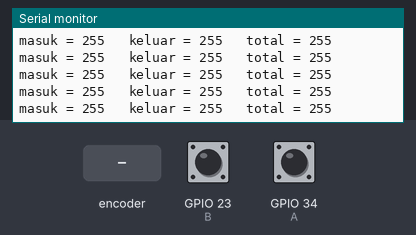
Bench run of a sketch on a simulated ESP32. Shown: the last lines printed to the serial monitor. Inputs (shaded band) come from the test bench; at power-on: GPIO 23 (B) HIGH, GPIO 34 (A) HIGH. WiFi joins after 1.5 s; servers stay silent unless stated; EEPROM starts erased.

Above: at 2.7 s.
2.8 s: rotary encoder on GPIO 34 (A) / GPIO 23 (B) turned 1 step (first pin leading)
At 3.5 s:
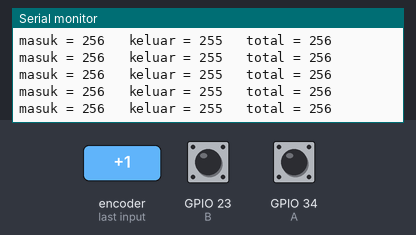
6.0 s: rotary encoder on GPIO 34 (A) / GPIO 23 (B) turned 3 steps (first pin leading)
At 7.0 s:
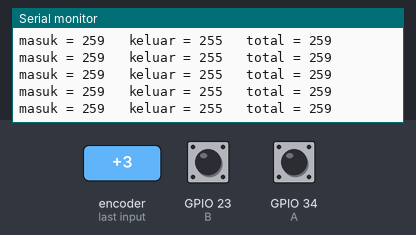
9.6 s: rotary encoder on GPIO 34 (A) / GPIO 23 (B) turned 1 step (first pin leading)
Timing chart, 0 to 10.5 s (numbered marks = the images above; inputs shaded):
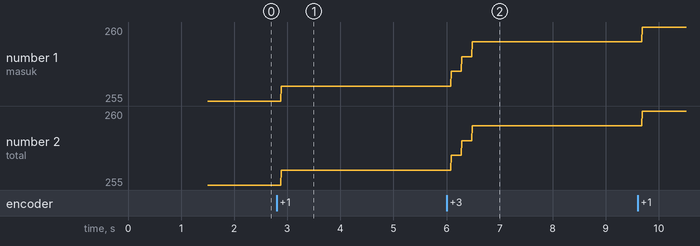

Measured:
- after the input at 2.8 s, the serial monitor: prints a new line after 0.08 s (image 1)
- after the input at 6.0 s, the serial monitor: prints a new line after 0.08 s (image 2)
- plotted number 1: 255 → 256 after the input at 2.8 s, 256 → 259 after the input at 6.0 s, 259 → 260 after the input at 9.6 s
- plotted number 2: 255 → 256 after the input at 2.8 s, 256 → 259 after the input at 6.0 s, 259 → 260 after the input at 9.6 s

The sketch:

Populasi.ino
```cpp
#include <WiFi.h>
#include <FirebaseESP32.h>
#include <EEPROM.h>

#define WIFI_SSID "MENTARI 07"
#define WIFI_PASSWORD "mentari0707"
//#define WIFI_SSID "electricshock"
//#define WIFI_PASSWORD "choicechoice"


#define FIREBASE_HOST "https://waletqu-f32d7.firebaseio.com/"
#define FIREBASE_AUTH "CMcLN8kWGMomhzCraXYYTOLahf0kBUACT7323pBY"


FirebaseData firebaseData;

#define EEPROM_SIZE 128

const int A = 34;
const int B = 23;
unsigned long masuk = 0;
unsigned long keluar = 0;
long total = 0;
int a = 0;
int b = 0;
int c = 0;
int d = 0;
int baca_A;
int baca_B;
int waktu;
long rom = 1;
long rom2 = 2;
long rom3 = 3;

unsigned long lastPublish = 0;
int interval = 1;

void setup() {
  // put your setup code here, to run once:
  Serial.begin(115200);
  EEPROM.begin(EEPROM_SIZE);

  WiFi.begin(WIFI_SSID, WIFI_PASSWORD);
  Serial.print("Connecting to Wi-Fi");
  while (WiFi.status() != WL_CONNECTED)
  {
    Serial.print(".");
    delay(300);
  }
  Serial.println();
  Serial.print("Connected with IP: ");
  Serial.println(WiFi.localIP());
  Serial.println();

  Firebase.begin(FIREBASE_HOST, FIREBASE_AUTH);
  Firebase.reconnectWiFi(true);

  pinMode(A, INPUT_PULLUP);
  pinMode(B, INPUT_PULLUP);
//
//EEPROM.write(rom,0);
//EEPROM.write(rom2,0);
//EEPROM.write(rom3,0);
//
//EEPROM.commit();

  masuk = EEPROM.read(rom);
  keluar = EEPROM.read(rom2);
  total = EEPROM.read(rom3);


}

void loop() {
  // put your main code here, to run repeatedly:

  if(WiFi.status() != WL_CONNECTED){

   WiFi.begin(WIFI_SSID, WIFI_PASSWORD);
  Serial.print("Connecting to Wi-Fi");
  while (WiFi.status() != WL_CONNECTED)
  {
    Serial.print(".");
    delay(300);
  }
  Serial.println();
  Serial.print("Connected with IP: ");
  Serial.println(WiFi.localIP());
  Serial.println();
  }

  baca_A = digitalRead(A);
  baca_B = digitalRead(B);

 // online_cek();

  readSensor();

  Serial.print("masuk = ");
  Serial.print(masuk);
  Serial.print("   ");
  Serial.print("keluar = ");
  Serial.print(keluar);
  Serial.print("   ");
  Serial.print("total = ");
  Serial.println(total);

  if (millis() - lastPublish >= interval*60000){

   int timeapp;
   int resett = 0;

   if(Firebase.getInt(firebaseData, "/Populasi/Reset/reset"))
    {
      //succes
      resett = firebaseData.intData();
    }else{

      Serial.print("Error in get on data, ");
      Serial.print(firebaseData.errorReason());
    }


    if (resett == 1){

      EEPROM.write(rom,0);
      EEPROM.write(rom2,0);
      EEPROM.write(rom3,0);

      EEPROM.commit();

      Firebase.setInt(firebaseData, "/Populasi/Reset/reset", 0);
    }

    masuk = EEPROM.read(rom);
    keluar = EEPROM.read(rom2);
    total = EEPROM.read(rom3);


     if(Firebase.getInt(firebaseData, "/Populasi/Time/Timeapp"))
    {
      //succes
      timeapp = firebaseData.intData();
    }else{

      Serial.print("Error in get on data, ");
      Serial.print(firebaseData.errorReason());
    }

  Firebase.setInt(firebaseData, "/Populasi/Timedev/", timeapp);

  Firebase.setInt(firebaseData, "/Populasi/Masuk", masuk);
  Firebase.setInt(firebaseData, "/Populasi/Keluar", keluar);
  Firebase.setInt(firebaseData, "/Populasi/Total", total);

  lastPublish = millis();
  }
}

void readSensor() {

  sensormasuk();
  c = 0;
  sensorkeluar();
  d = 0;
  if ( total < 0) {
    total = 0;
    EEPROM.write(rom3, total);
    EEPROM.commit();
  }
}

void sensormasuk() {

  if (baca_A == 0 && baca_B == 1 && a == 0 && b == 0 && c == 0) {
    a = 1;
  }
  if (baca_A == 1 && baca_B == 0 && a == 1 && b == 0) {
    a = 2;
  }

  if (baca_A == 1 && baca_B == 1 && a == 2 && b == 0) {
    c = 1;
  }
  if (a == 2 && c == 1) {

    masuk++;
    EEPROM.write(rom, masuk);
    EEPROM.commit();

    total++;
    EEPROM.write(rom3, total);
    EEPROM.commit();

    a = 0;
    b = 0;
  }
}

void sensorkeluar() {

  if (baca_A == 1 && baca_B == 0 && a == 0 && b == 0 && c == 0) {
    b = 1;
  }
  if (baca_A == 0 && baca_B == 1 && a == 0 && b == 1) {
    b = 2;
  }
  if (baca_A == 1 && baca_B == 1 && a == 0 && b == 2) {
    d = 1;
  }
  if (b == 2 && d == 1) {

    keluar++;
    EEPROM.write(rom2, keluar);
    EEPROM.commit();


    total--;
    EEPROM.write(rom3, total);
    EEPROM.commit();

    a = 0;
    b = 0;
  }
}
```
